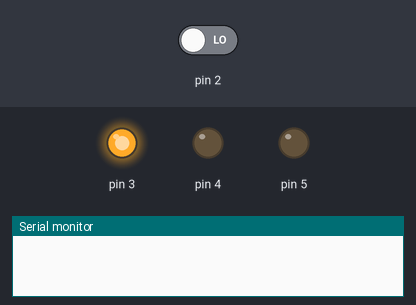
This sketch was run on a simulated Arduino Uno, built with avr-gcc and run on an emulated ATmega328P. On the bench: output pins drawn as LEDs (lit = HIGH), the last lines printed to the serial monitor. Inputs (shaded band) come from the test bench; at power-on: pin 2 LOW.

Above: at 1.2 s.
1.3 s: pin 2 driven HIGH
At 1.7 s:
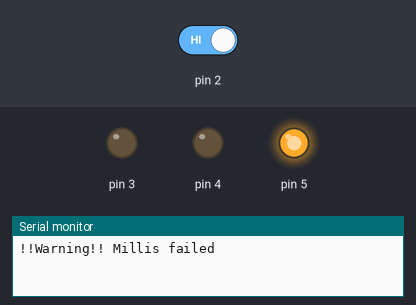
At 2.3 s:
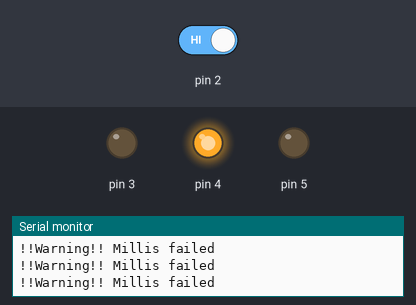
4.3 s: pin 2 driven LOW
At 5.2 s:
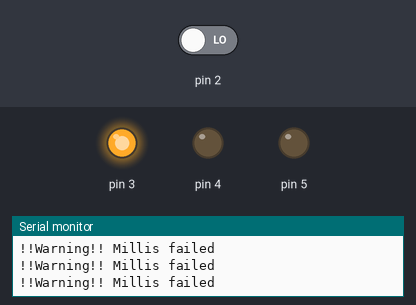
Timing chart, 0 to 7.3 s (numbered marks = the images above; inputs shaded):
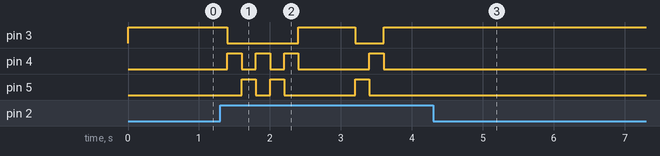

The sketch:

Spaceship_with_toggle.ino
```cpp
void setup() {
  // put your setup code here, to run once:
  Serial.begin(115200);
  pinMode(2, INPUT);
  pinMode(3, OUTPUT);
  pinMode(4, OUTPUT);
  pinMode(5, OUTPUT);
}

int previous = LOW;
int state = LOW;
int reading = LOW;
int toggle = LOW;

long debounce = 200;
long tick = 0;

void loop() {
  // put your main code here, to run repeatedly:
  reading = digitalRead(2);

  if ((reading == HIGH) && (previous == LOW))
  {
    if ((millis() - tick) > debounce)
    {
      if (state == LOW)
      {
        state = HIGH;
      }
      else
      {
        state = LOW;
      }
    }
    else
    {
      Serial.println("!!Warning!! Millis failed");
      tick = millis();
    }

    tick = millis();
  }


  if (state == LOW)
  {
    digitalWrite(3, HIGH);
    digitalWrite(4, LOW);
    digitalWrite(5, LOW);
  }
  else
  {
    digitalWrite(3, LOW);

    if (toggle == LOW)
    {
      digitalWrite(4, HIGH);
      digitalWrite(5, LOW);
    }
    else
    {
      digitalWrite(4, LOW);
      digitalWrite(5, HIGH);
    }

    toggle = !toggle;
  }


  delay(200);

}
```

Measured:
- after the input at 1.3 s, pin 3: HIGH → LOW after 0.10 s, → HIGH 1.0 s later, → LOW 0.80 s later, → HIGH 0.40 s later; pin 4: LOW → HIGH after 0.10 s, → LOW 0.20 s later, → HIGH 0.20 s later, → LOW 0.20 s later, … (8 changes in this stretch); pin 5: goes HIGH 0.20 s, LOW 0.20 s, HIGH 0.20 s, LOW 1.0 s, HIGH 0.20 s, then LOW, starting after 0.30 s
- after the input at 4.3 s, pin 3: stops changing and stays HIGH; pin 4, pin 5: stops changing and stays LOW
